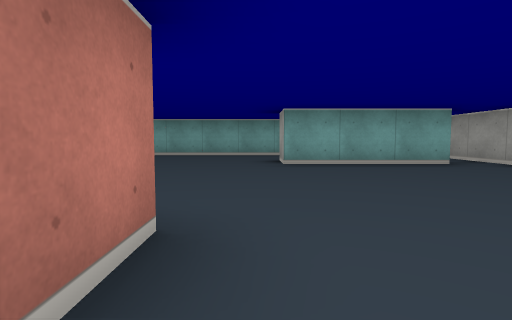
[1] (above)

16 first-person views from a walk through a cub3D level. The camera is about half as high as the walls, tilts 4° down and sees 80° across. The floor is counted in squares. Each view is taken from the middle of a square. On the plan, view 1 faces up. The plan holds only what a view shows up to about 9 squares ahead; the rest is blank.

[2]
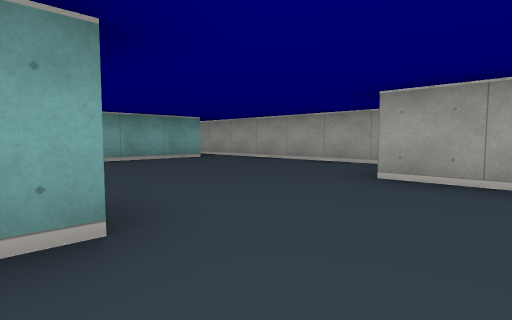

[3]
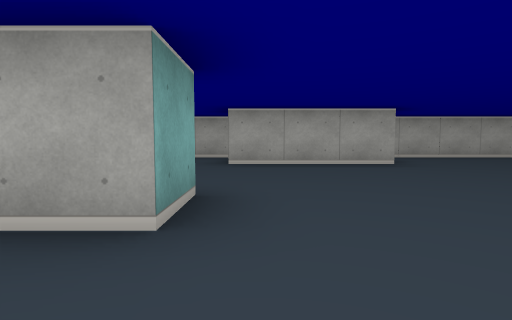

[4]
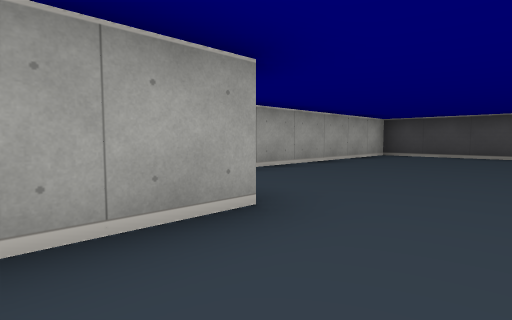

[5]
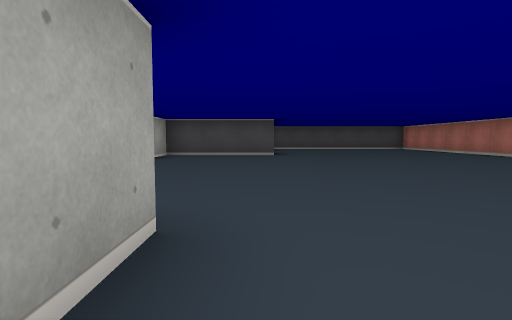

[6]
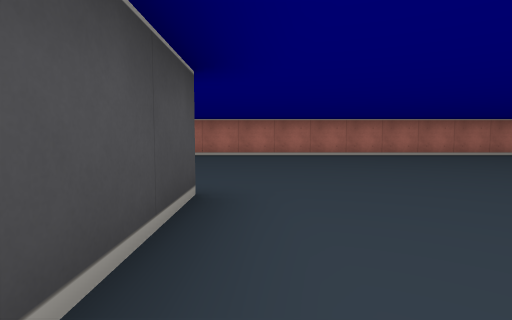

[7]
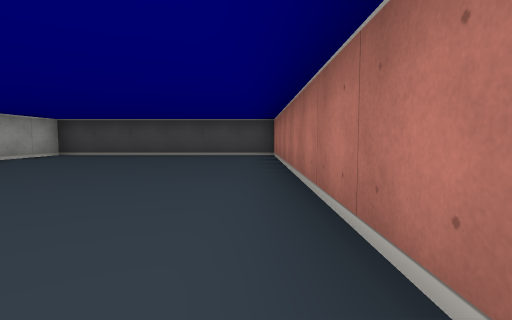

[8]
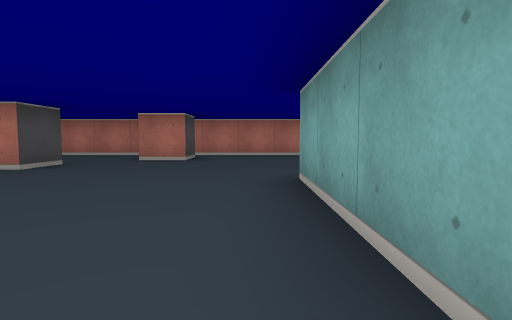

[9]
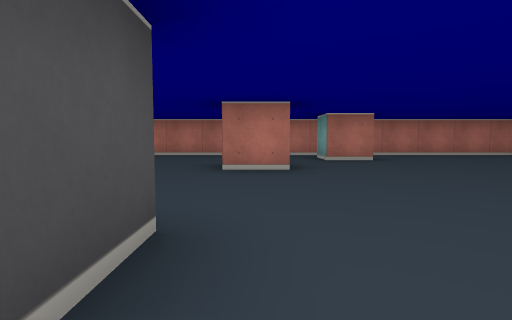

[10]
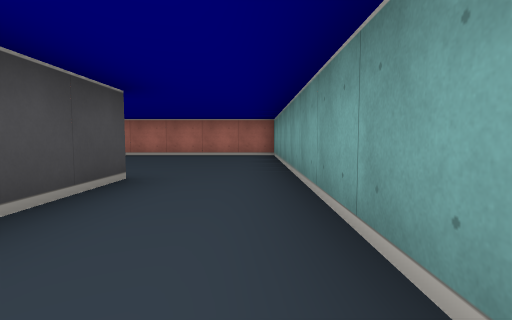

[11]
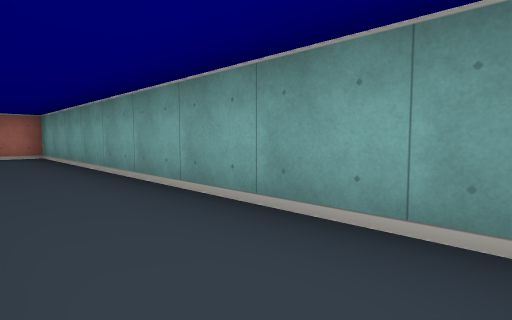

[12]
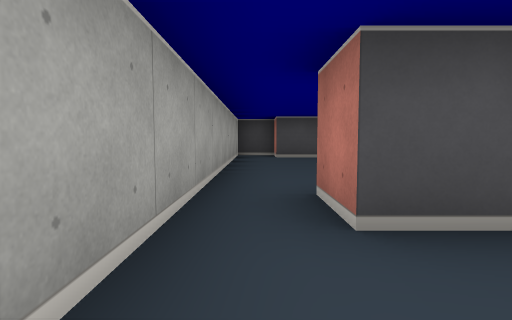

[13]
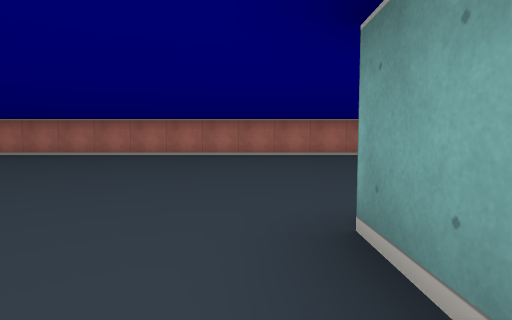

[14]
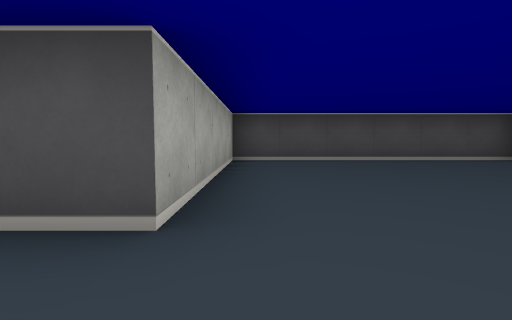

[15]
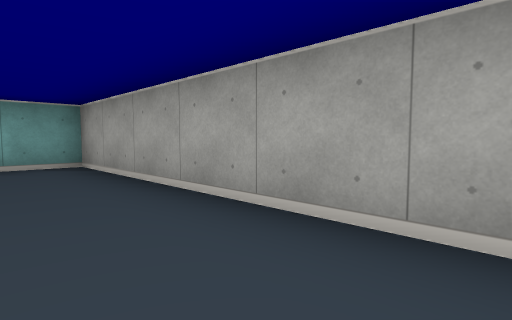

[16]
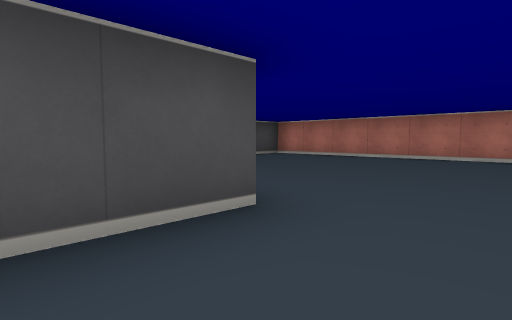

### Floor plan
Points are (right, up) in squares from view 1. A wall is a line through its corners. A room is listed if a view was taken in it or the views show most of it. See-through windows are left out.
Room 1 (views 1, 2, 3, 4, 5, 6, 7, 8, 9, 10, 11, 12, 13, 14, 15, 16)
walls: (-0.5, 0.5) (-1.5, 0.5) (-1.5, 1.5) (-0.5, 1.5) (-0.5, 0.5); (-3.5, 3.5) (-2.5, 3.5) (-2.5, 2.5) (-3.5, 2.5); (0.5, 5.5) (0.5, 6.5) (3.5, 6.5) (3.5, 5.5) (0.5, 5.5); (4, 8.5) (-4.5, 8.5) (-4.5, -14.5) (1.5, -14.5) (1.5, -9.5) (4.5, -9.5) (4.5, -2.5) (2.5, -2.5) (2.5, 0.5) (3.5, 0.5) (3.5, -0.5) (4.5, -0.5) (4.5, 7.5)

Where each view was taken, in squares from view 1:
view 1: 0 up, 0 right, facing up
view 2: 1 down, 1 left, facing up-right
view 3: 0 up, 3 left, facing right
view 4: 1 down, 1 right, facing down-right
view 5: 1 down, 2 right, facing down
view 6: 9 down, 4 right, facing left
view 7: 6 down, 4 left, facing down
view 8: 5 up, 4 right, facing left
view 9: 1 up, 4 right, facing left
view 10: 8 up, 4 right, facing left
view 11: 7 up, 4 right, facing up-left
view 12: 8 up, 4 right, facing down
view 13: 3 down, 4 right, facing left
view 14: 8 down, 1 right, facing down
view 15: 8 down, 3 right, facing up-right
view 16: 8 down, 3 right, facing down-left
